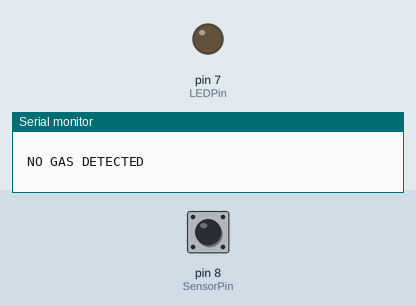
The sketch below on a simulated Arduino Uno, built with avr-gcc and run on an emulated ATmega328P. On the bench: output pins drawn as LEDs (lit = HIGH), the last lines printed to the serial monitor. Dashed ring = blinking. The test bench sets the inputs (shaded band); at power-on: pin 8 (SensorPin) LOW.

Above: at 1.2 s.
1.3 s: pin 8 (SensorPin) driven HIGH
At 2.0 s:
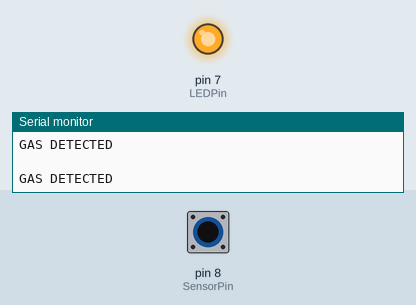
2.8 s: pin 8 (SensorPin) driven LOW
At 3.4 s:
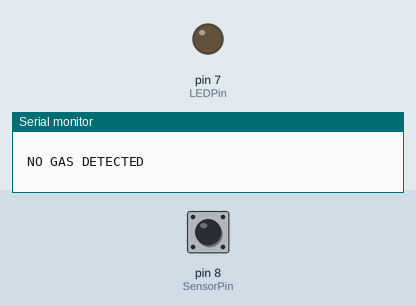
4.3 s: pin 8 (SensorPin) pulsed HIGH 2 times (0.12 s each, 0.3 s apart)
At 4.67 s:
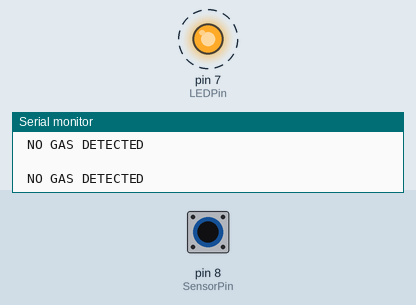
7.9 s: pin 8 (SensorPin) pulsed HIGH 5 times (0.12 s each, 0.3 s apart)
At 10.3 s:
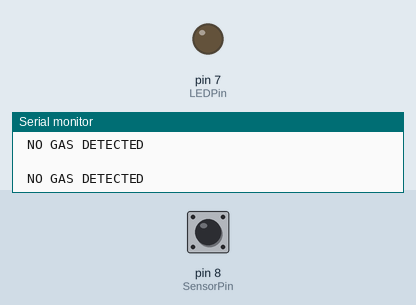
Timing chart, 0 to 11.8 s (numbered marks = the images above; inputs shaded):
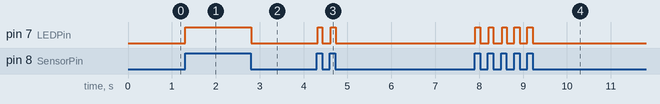

The sketch:

gassensor.ino
```cpp
const int SensorPin = 8;
const int LEDPin = 7;
int Sensor = LOW;

void setup() {
  // put your setup code here, to run once:
  Serial.begin(9600);
  pinMode(SensorPin, INPUT);
  pinMode(LEDPin, OUTPUT);
}

void loop() {
  // put your main code here, to run repeatedly:
  int GasSensor = digitalRead(SensorPin);
  if (GasSensor == HIGH) {
    digitalWrite(LEDPin, HIGH);
    Serial.println("GAS DETECTED");
    Serial.println(" ");
    Sensor = !Sensor;
  } else if (GasSensor == LOW) {
    digitalWrite(LEDPin, LOW);
    Serial.println(" NO GAS DETECTED");
    Serial.println(" ");
    Sensor = !Sensor;
  }
}
```

Measured:
- after the input at 1.3 s, pin 7 (LEDPin): LOW → HIGH at once
- after the input at 2.8 s, pin 7 (LEDPin): HIGH → LOW at once
- after the input at 4.3 s, pin 7 (LEDPin): alternates HIGH for 0.11 s and LOW for 0.20 s, 4 changes in all, then stays LOW, starting at once
- after the input at 7.9 s, pin 7 (LEDPin): alternates HIGH for 0.11 s and LOW for 0.19 s, 10 changes in all, then stays LOW, starting at once
